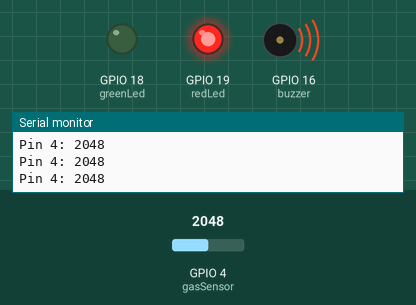
Simulated run of this sketch. Board: ESP32. Shown: output pins drawn as LEDs (lit = HIGH), buzzer (waves = sounding), the last lines printed to the serial monitor. The inputs (shaded band) are chosen by the test bench; at power-on: GPIO 4 (gasSensor) = 2048.

Above: at 1.2 s.
1.3 s: GPIO 4 (gasSensor) set to 417
2.8 s: GPIO 4 (gasSensor) set to 360
At 3.8 s:
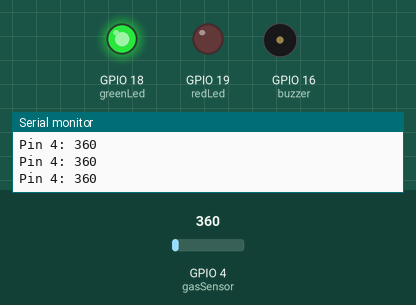
4.3 s: GPIO 4 (gasSensor) set to 440
At 5.0 s:
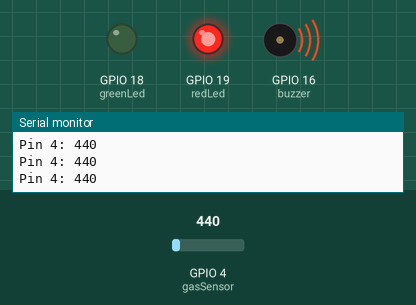
5.8 s: GPIO 4 (gasSensor) set to 0
At 6.3 s:
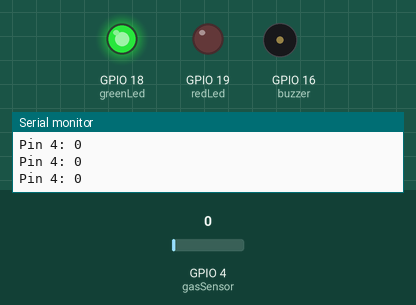
Timing chart, 0 to 8.3 s (numbered marks = the images above; inputs shaded):
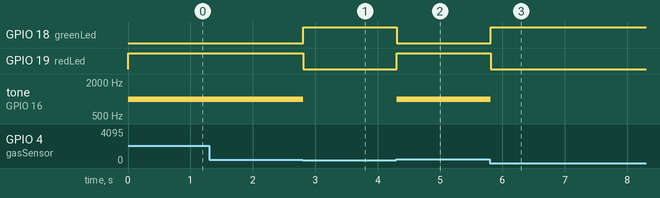

The sketch:

esp32_gas_buzzer.ino
```cpp
int redLed = 19;
int greenLed = 18;
int buzzer = 16;
int gasSensor = 4;
// Your threshold value
int sensorThres = 400;

void setup() {
  pinMode(redLed, OUTPUT);
  pinMode(greenLed, OUTPUT);
  pinMode(buzzer, OUTPUT);
  pinMode(gasSensor, INPUT);
  Serial.begin(9600);
}

void loop() {
  int analogSensor = analogRead(gasSensor);

  Serial.print("Pin 4: ");
  Serial.println(analogSensor);
  // Checks if it has reached the threshold value
  if (analogSensor > sensorThres)
  {
    digitalWrite(redLed, HIGH);
    digitalWrite(greenLed, LOW);
    tone(buzzer, 1000, 200);
  }
  else
  {
    digitalWrite(redLed, LOW);
    digitalWrite(greenLed, HIGH);
    noTone(buzzer);
  }
  delay(100);
}
```

Measured:
- the behaviour switches between 401 and 400 on GPIO 4 (gasSensor) (found by bisection; images 0 and 1)
- after the input at 2.8 s, GPIO 18 (greenLed): LOW → HIGH at once; GPIO 19 (redLed): HIGH → LOW at once; tone on GPIO 16 (buzzer): 1000 Hz → silent at once
- after the input at 4.3 s, GPIO 18 (greenLed): HIGH → LOW at once; GPIO 19 (redLed): LOW → HIGH at once; tone on GPIO 16 (buzzer): silent → 1000 Hz at once
- after the input at 5.8 s, GPIO 18 (greenLed): LOW → HIGH at once; GPIO 19 (redLed): HIGH → LOW at once; tone on GPIO 16 (buzzer): 1000 Hz → silent at once
